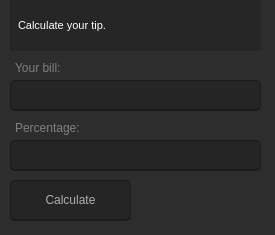
<?xml version="1.0" encoding="UTF-8"?>
<ui version="4.0">
 <class>TipCalculatorClass</class>
 <widget class="QMainWindow" name="TipCalculatorClass">
  <property name="geometry">
   <rect>
    <x>0</x>
    <y>0</y>
    <width>275</width>
    <height>235</height>
   </rect>
  </property>
  <property name="windowTitle">
   <string>TipCalculator</string>
  </property>
  <widget class="QWidget" name="centralWidget">
   <property name="styleSheet">
    <string notr="true">background-color:rgb(45, 45, 45);</string>
   </property>
   <widget class="QPushButton" name="calculateButton">
    <property name="geometry">
     <rect>
      <x>10</x>
      <y>180</y>
      <width>121</width>
      <height>41</height>
     </rect>
    </property>
    <property name="styleSheet">
     <string notr="true">QPushButton {
border:1px solid rgb(27, 27, 27);
border-bottom:2px solid rgb(27, 27, 27);

background-color:rgb(37, 37, 37);
color:rgb(173, 173, 173);
border-radius:5px;
}

QPushButton:hover {
	color:white;
}

QPushButton:pressed {
	border-bottom:0px solid gray;
}</string>
    </property>
    <property name="text">
     <string>Calculate</string>
    </property>
   </widget>
   <widget class="QLineEdit" name="billInput">
    <property name="geometry">
     <rect>
      <x>10</x>
      <y>80</y>
      <width>251</width>
      <height>31</height>
     </rect>
    </property>
    <property name="font">
     <font>
      <pointsize>13</pointsize>
     </font>
    </property>
    <property name="styleSheet">
     <string notr="true">border:1px solid rgb(27, 27, 27);
border-bottom:2px solid rgb(27, 27, 27);

background-color:rgb(37, 37, 37);
color:rgb(173, 173, 173);
border-radius:5px;
padding:5px;</string>
    </property>
    <property name="text">
     <string/>
    </property>
   </widget>
   <widget class="QLabel" name="label">
    <property name="geometry">
     <rect>
      <x>10</x>
      <y>60</y>
      <width>251</width>
      <height>16</height>
     </rect>
    </property>
    <property name="styleSheet">
     <string notr="true">color:gray;
padding-left:2px;</string>
    </property>
    <property name="text">
     <string>Your bill:</string>
    </property>
   </widget>
   <widget class="QLineEdit" name="percentInput">
    <property name="geometry">
     <rect>
      <x>10</x>
      <y>140</y>
      <width>251</width>
      <height>31</height>
     </rect>
    </property>
    <property name="font">
     <font>
      <pointsize>13</pointsize>
     </font>
    </property>
    <property name="styleSheet">
     <string notr="true">border:1px solid rgb(27, 27, 27);
border-bottom:2px solid rgb(27, 27, 27);

background-color:rgb(37, 37, 37);
color:rgb(173, 173, 173);
border-radius:5px;
padding:5px;</string>
    </property>
    <property name="text">
     <string/>
    </property>
   </widget>
   <widget class="QLabel" name="label_2">
    <property name="geometry">
     <rect>
      <x>10</x>
      <y>120</y>
      <width>251</width>
      <height>16</height>
     </rect>
    </property>
    <property name="styleSheet">
     <string notr="true">color:gray;
padding-left:2px;</string>
    </property>
    <property name="text">
     <string>Percentage:</string>
    </property>
   </widget>
   <widget class="QLabel" name="infoLabel">
    <property name="geometry">
     <rect>
      <x>10</x>
      <y>0</y>
      <width>251</width>
      <height>51</height>
     </rect>
    </property>
    <property name="font">
     <font>
      <pointsize>8</pointsize>
     </font>
    </property>
    <property name="styleSheet">
     <string notr="true">color:white;
background-color:rgb(10,10,10,50);
padding-left:5px;
border-radius:10px/30px;</string>
    </property>
    <property name="text">
     <string>Calculate your tip.</string>
    </property>
   </widget>
  </widget>
 </widget>
 <layoutdefault spacing="6" margin="11"/>
 <resources>
  <include location="TipCalculator.qrc"/>
 </resources>
 <connections/>
</ui>
